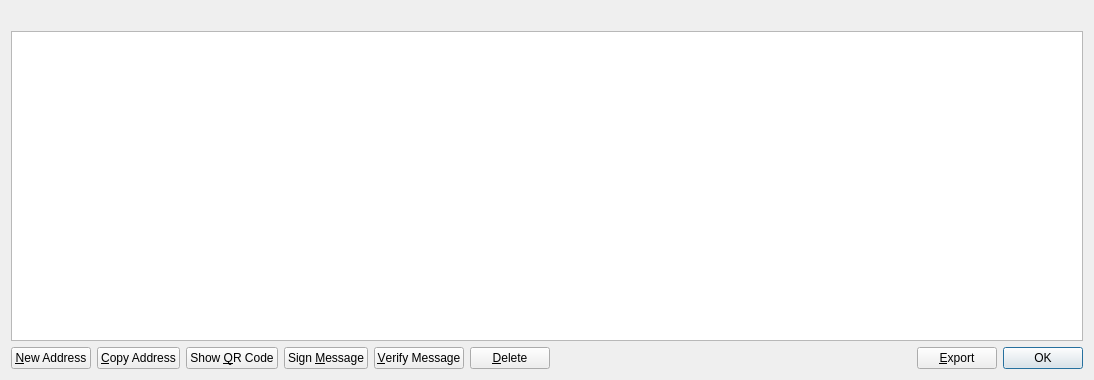
<?xml version="1.0" encoding="UTF-8"?>
<ui version="4.0">
 <class>AddressBookPage</class>
 <widget class="QWidget" name="AddressBookPage">
  <property name="geometry">
   <rect>
    <x>0</x>
    <y>0</y>
    <width>1094</width>
    <height>380</height>
   </rect>
  </property>
  <property name="windowTitle">
   <string>Address Book</string>
  </property>
  <layout class="QVBoxLayout" name="verticalLayout">
   <item>
    <widget class="QLabel" name="labelExplanation">
     <property name="textFormat">
      <enum>Qt::PlainText</enum>
     </property>
     <property name="wordWrap">
      <bool>true</bool>
     </property>
    </widget>
   </item>
   <item>
    <widget class="QTableView" name="tableView">
     <property name="contextMenuPolicy">
      <enum>Qt::CustomContextMenu</enum>
     </property>
     <property name="toolTip">
      <string>Double-click to edit address or label</string>
     </property>
     <property name="styleSheet">
      <string notr="true"/>
     </property>
     <property name="tabKeyNavigation">
      <bool>false</bool>
     </property>
     <property name="alternatingRowColors">
      <bool>true</bool>
     </property>
     <property name="selectionMode">
      <enum>QAbstractItemView::SingleSelection</enum>
     </property>
     <property name="selectionBehavior">
      <enum>QAbstractItemView::SelectRows</enum>
     </property>
     <property name="sortingEnabled">
      <bool>true</bool>
     </property>
     <attribute name="verticalHeaderVisible">
      <bool>false</bool>
     </attribute>
    </widget>
   </item>
   <item>
    <layout class="QHBoxLayout" name="horizontalLayout">
     <item>
      <widget class="QPushButton" name="newAddress">
       <property name="toolTip">
        <string>Create a new address</string>
       </property>
       <property name="text">
        <string>&amp;New Address</string>
       </property>
       <property name="icon">
        <iconset resource="../bitcoin.qrc">
         <normaloff>:/icons/add</normaloff>:/icons/add</iconset>
       </property>
      </widget>
     </item>
     <item>
      <widget class="QPushButton" name="copyAddress">
       <property name="toolTip">
        <string>Copy the currently selected address to the system clipboard</string>
       </property>
       <property name="text">
        <string>&amp;Copy Address</string>
       </property>
       <property name="icon">
        <iconset resource="../bitcoin.qrc">
         <normaloff>:/icons/editcopy</normaloff>:/icons/editcopy</iconset>
       </property>
      </widget>
     </item>
     <item>
      <widget class="QPushButton" name="showQRCode">
       <property name="text">
        <string>Show &amp;QR Code</string>
       </property>
       <property name="icon">
        <iconset resource="../bitcoin.qrc">
         <normaloff>:/icons/qrcode</normaloff>:/icons/qrcode</iconset>
       </property>
      </widget>
     </item>
     <item>
      <widget class="QPushButton" name="signMessage">
       <property name="toolTip">
        <string>Sign a message to prove you own a Bonus address</string>
       </property>
       <property name="text">
        <string>Sign &amp;Message</string>
       </property>
       <property name="icon">
        <iconset resource="../bitcoin.qrc">
         <normaloff>:/icons/edit</normaloff>:/icons/edit</iconset>
       </property>
      </widget>
     </item>
     <item>
      <widget class="QPushButton" name="verifyMessage">
       <property name="toolTip">
        <string>Verify a message to ensure it was signed with a specified Bonus address</string>
       </property>
       <property name="text">
        <string>&amp;Verify Message</string>
       </property>
       <property name="icon">
        <iconset resource="../bitcoin.qrc">
         <normaloff>:/icons/transaction_0</normaloff>:/icons/transaction_0</iconset>
       </property>
      </widget>
     </item>
     <item>
      <widget class="QPushButton" name="deleteAddress">
       <property name="toolTip">
        <string>Delete the currently selected address from the list</string>
       </property>
       <property name="text">
        <string>&amp;Delete</string>
       </property>
       <property name="icon">
        <iconset resource="../bitcoin.qrc">
         <normaloff>:/icons/remove</normaloff>:/icons/remove</iconset>
       </property>
      </widget>
     </item>
     <item>
      <spacer name="horizontalSpacer">
       <property name="orientation">
        <enum>Qt::Horizontal</enum>
       </property>
       <property name="sizeHint" stdset="0">
        <size>
         <width>40</width>
         <height>20</height>
        </size>
       </property>
      </spacer>
     </item>
     <item>
      <widget class="QPushButton" name="exportButton">
       <property name="toolTip">
        <string>Export the data in the current tab to a file</string>
       </property>
       <property name="text">
        <string>&amp;Export</string>
       </property>
       <property name="icon">
        <iconset resource="../bitcoin.qrc">
         <normaloff>:/icons/export</normaloff>:/icons/export</iconset>
       </property>
      </widget>
     </item>
     <item>
      <widget class="QDialogButtonBox" name="buttonBox">
       <property name="sizePolicy">
        <sizepolicy hsizetype="Maximum" vsizetype="Fixed">
         <horstretch>0</horstretch>
         <verstretch>0</verstretch>
        </sizepolicy>
       </property>
       <property name="standardButtons">
        <set>QDialogButtonBox::Ok</set>
       </property>
      </widget>
     </item>
    </layout>
   </item>
  </layout>
 </widget>
 <resources>
  <include location="../bitcoin.qrc"/>
 </resources>
 <connections/>
</ui>
